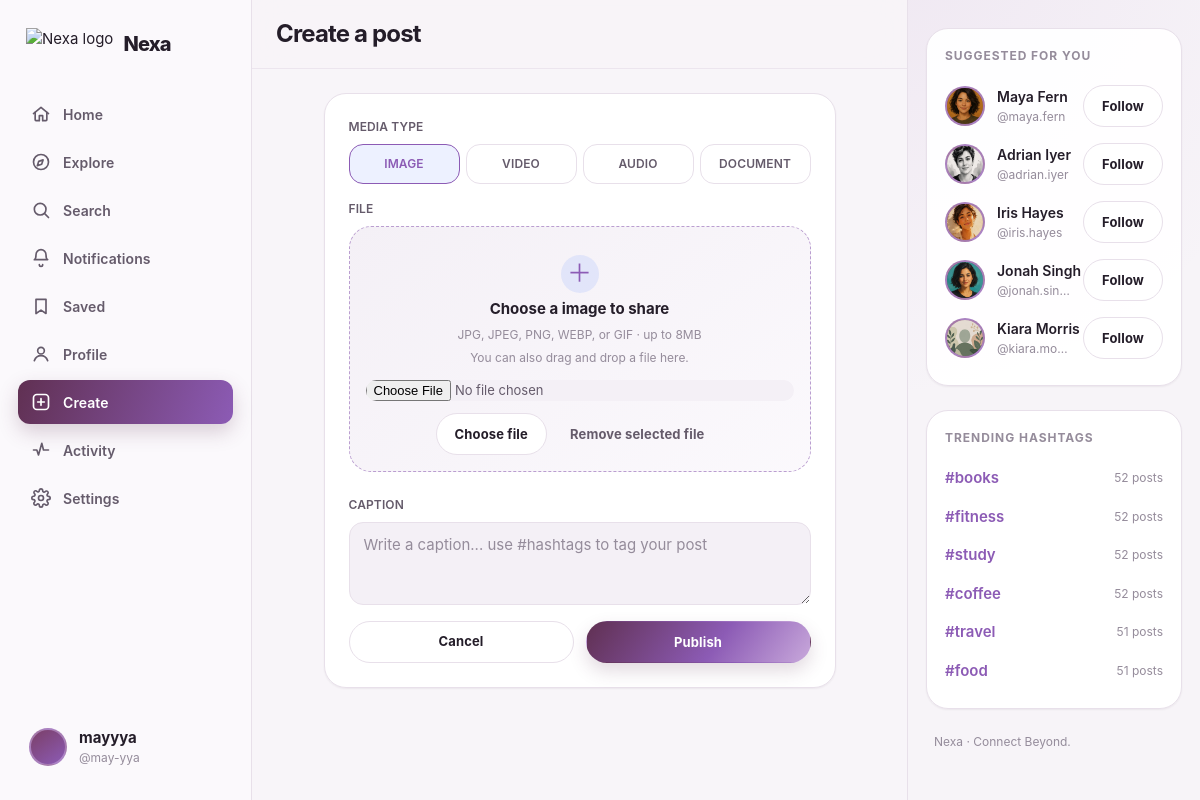
The page /posts/create/ (signed in) on the database its author committed.
### accounts/models.py (models this page shows, shortened)
class Profile(models.Model):
    VISIBILITY_CHOICES = [('public', 'Public'), ('private', 'Private')]
    user = models.OneToOneField(settings.AUTH_USER_MODEL, on_delete=models.CASCADE, related_name='profile')
    display_name = models.CharField(max_length=80, blank=True)
    bio = models.CharField(max_length=200, blank=True)
    avatar = models.ImageField(upload_to='avatars/', blank=True, null=True)
    interests = models.ManyToManyField(Interest, blank=True, related_name='profiles')
    onboarding_step = models.PositiveSmallIntegerField(default=0)
    onboarding_complete = models.BooleanField(default=False)
    theme_preference = models.CharField(
        max_length=10,
        choices=[('light', 'Light'), ('dark', 'Dark'), ('system', 'System')],
        default='system',
    )
    visibility = models.CharField(max_length=10, choices=VISIBILITY_CHOICES, default='public')
    notify_on_like = models.BooleanField(default=True)
    notify_on_comment = models.BooleanField(default=True)
    notify_on_follow = models.BooleanField(default=True)
    created_at = models.DateTimeField(auto_now_add=True)
    updated_at = models.DateTimeField(auto_now=True)
    def get_display_name(self):
        return self.display_name or self.user.username

### posts/models.py (models this page shows, shortened)
class Hashtag(models.Model):
    name = models.CharField(max_length=100, unique=True)
    class Meta:
        ordering = ['name']

### posts/views.py (the view)
# urls.py: path('create/', views.create_post, name='create'),
@login_required
def create_post(request):
    if request.method == 'POST':
        form = PostCreateForm(request.POST, request.FILES)
        if form.is_valid():
            post = form.save(commit=False)
            post.author = request.user
            post.save()
            post.extract_and_set_hashtags()
            messages.success(request, 'Your post has been published.')
            return redirect('posts:detail', pk=post.pk)
    else:
        form = PostCreateForm()
    return render(request, 'posts/create.html', {'form': form})

### templates/posts/create.html (shortened to what this page needs)
{% extends "app_base.html" %}
{% load static %}
{% block shell_content %}
<header class="page-header">
  <h1 class="text-page-title">Create a post</h1>
</header>
<div class="page-content" style="max-width:560px;">
  <form method="post" enctype="multipart/form-data" class="card post-composer" novalidate>
    <div class="field">
      <label>Media type</label>
      <div class="media-type-selector" role="tablist" aria-label="Choose media type">
        {% for value, label in form.media_type.field.choices %}
          <label class="media-type-option {% if form.media_type.value == value or not form.media_type.value and value == 'image' %}active{% endif %}" data-media-type-option="{{ value }}">
            <span>{{ label }}</span>
          </label>
        {% endfor %}
      </div>
    </div>
    <div class="field">
      <label for="id_image">File</label>
      <div class="media-upload-zone js-media-upload-zone" tabindex="0">
        <div class="media-upload-placeholder js-media-placeholder">
          <div class="upload-icon" aria-hidden="true">＋</div>
          <strong class="js-media-prompt">Choose an image to share</strong>
          <span class="field-hint js-media-hint">JPG, JPEG, PNG, WEBP, or GIF · up to 8MB</span>
          <span class="field-hint">You can also drag and drop a file here.</span>
        </div>
        <div class="media-inputs">
          <div class="js-media-input-wrap" data-media-input-wrap="image">{{ form.image }}</div>
        </div>
        <button type="button" class="btn btn-secondary btn-sm js-media-browse">Choose file</button>
        <button type="button" class="btn btn-ghost btn-sm js-media-remove" hidden>Remove selected file</button>
      </div>
    </div>
    {% include "partials/form_field.html" with field=form.caption %}
    <div class="flex gap-3" style="margin-top: var(--space-3);">
      <a href="{% url 'core:home' %}" class="btn btn-secondary btn-block">Cancel</a>
      <button type="submit" class="btn btn-primary btn-block">Publish</button>
    </div>
  </form>
</div>
{% endblock %}

### templates/app_base.html (shortened to what this page needs)
{% extends "base.html" %}
{% load static %}
{% block body %}
{% load static %}
<div class="app-shell">
  <aside class="shell-sidebar">
    <a href="{% url 'core:home' %}" class="brand-mark">
      <img src="{% static 'img/nexa-logo.png' %}" alt="Nexa logo">
      <span>Nexa</span>
    </a>
    <nav class="nav-list">
      <a href="{% url 'core:home' %}" class="nav-item {% if request.resolver_match.url_name == 'home' or request.resolver_match.url_name == 'feed' %}active{% endif %}">
        <svg viewBox="0 0 24 24" fill="none" stroke="currentColor" stroke-width="2" stroke-linecap="round" stroke-linejoin="round"><path d="M3 11.5 12 4l9 7.5"/><path d="M5 10v9a1 1 0 0 0 1 1h4v-6h4v6h4a1 1 0 0 0 1-1v-9"/></svg>
        <span class="nav-label">Home</span>
      </a>
      <a href="{% url 'core:explore' %}" class="nav-item {% if request.resolver_match.url_name == 'explore' %}active{% endif %}">
        <svg viewBox="0 0 24 24" fill="none" stroke="currentColor" stroke-width="2" stroke-linecap="round" stroke-linejoin="round"><circle cx="12" cy="12" r="9"/><path d="m14.5 9.5-1.7 5.2-5.2 1.7 1.7-5.2z"/></svg>
        <span class="nav-label">Explore</span>
      </a>
      <a href="{% url 'core:search' %}" class="nav-item {% if request.resolver_match.url_name == 'search' %}active{% endif %}">
        <svg viewBox="0 0 24 24" fill="none" stroke="currentColor" stroke-width="2" stroke-linecap="round" stroke-linejoin="round"><circle cx="11" cy="11" r="7"/><path d="m21 21-4.3-4.3"/></svg>
        <span class="nav-label">Search</span>
      </a>
      <a href="{% url 'notifications:list' %}" class="nav-item {% if request.resolver_match.url_name == 'list' and request.resolver_match.app_name == 'notifications' %}active{% endif %}">
        <svg viewBox="0 0 24 24" fill="none" stroke="currentColor" stroke-width="2" stroke-linecap="round" stroke-linejoin="round"><path d="M6 8a6 6 0 0 1 12 0c0 5 2 6 2 6H4s2-1 2-6"/><path d="M10 20a2 2 0 0 0 4 0"/></svg>
        <span class="nav-label">Notifications</span>
      </a>
      <a href="{% url 'social:saved_posts' %}" class="nav-item {% if request.resolver_match.url_name == 'saved_posts' %}active{% endif %}">
        <svg viewBox="0 0 24 24" fill="none" stroke="currentColor" stroke-width="2" stroke-linecap="round" stroke-linejoin="round"><path d="M6 4h12v17l-6-4-6 4z"/></svg>
        <span class="nav-label">Saved</span>
      </a>
      <a href="{% url 'accounts:profile' username=request.user.username %}" class="nav-item {% if request.resolver_match.url_name == 'profile' %}active{% endif %}">
        <svg viewBox="0 0 24 24" fill="none" stroke="currentColor" stroke-width="2" stroke-linecap="round" stroke-linejoin="round"><circle cx="12" cy="8" r="4"/><path d="M4 20c1.5-4 5-6 8-6s6.5 2 8 6"/></svg>
        <span class="nav-label">Profile</span>
      </a>
      <a href="{% url 'posts:create' %}" class="nav-item {% if request.resolver_match.url_name == 'create' %}active{% endif %}">
        <svg viewBox="0 0 24 24" fill="none" stroke="currentColor" stroke-width="2" stroke-linecap="round" stroke-linejoin="round"><rect x="3" y="3" width="18" height="18" rx="4"/><path d="M12 8v8M8 12h8"/></svg>
        <span class="nav-label">Create</span>
      </a>
      <a href="{% url 'core:activity' %}" class="nav-item {% if request.resolver_match.url_name == 'activity' %}active{% endif %}">
        <svg viewBox="0 0 24 24" fill="none" stroke="currentColor" stroke-width="2" stroke-linecap="round" stroke-linejoin="round"><path d="M3 12h4l2 6 4-14 2 8h6"/></svg>
        <span class="nav-label">Activity</span>
      </a>
      <a href="{% url 'core:settings' %}" class="nav-item {% if request.resolver_match.url_name == 'settings' %}active{% endif %}">
        <span class="nav-label">Settings</span>
      </a>
    </nav>
    <a href="{% url 'accounts:profile' username=request.user.username %}" class="sidebar-user">
      <div class="avatar">
      </div>
      <div class="user-meta">
        <div class="text-body" style="font-weight:700;">{{ request.user.profile.get_display_name }}</div>
        <div class="text-caption">@{{ request.user.username }}</div>
      </div>
    </a>
  </aside>
  <main class="shell-main">
    {% block shell_content %}{% endblock %}
  </main>
  <aside class="shell-right">
    {% block right_rail %}
      {% include "partials/suggestions.html" %}
    {% endblock %}
  </aside>
</div>
{% endblock %}

### templates/partials/suggestions.html
{% load nexa_extras %}
<div class="card right-card">
  <div class="right-card-title">Suggested for you</div>
  {% suggested_users request.user as suggested %}
  {% if suggested %}
    {% for person in suggested %}
      <div class="suggestion-row">
        <a href="{% url 'accounts:profile' username=person.username %}" class="avatar">
          {% if person.profile.avatar %}<img src="{{ person.profile.avatar.url }}" alt="">{% else %}{{ person.username|slice:":1"|upper }}{% endif %}
        </a>
        <div class="suggestion-meta">
          <a href="{% url 'accounts:profile' username=person.username %}" class="name truncate">{{ person.profile.get_display_name }}</a>
          <div class="handle truncate">@{{ person.username }}</div>
        </div>
        <button class="btn btn-secondary btn-sm js-follow-btn" data-username="{{ person.username }}">Follow</button>
      </div>
    {% endfor %}
  {% else %}
    <p class="text-meta">No suggestions right now — check back soon.</p>
  {% endif %}
</div>
<div class="card right-card">
  <div class="right-card-title">Trending hashtags</div>
  {% trending_hashtags as tags %}
  {% if tags %}
    {% for tag in tags %}
      <a href="{% url 'posts:hashtag' name=tag.name %}" class="flex justify-between items-center" style="padding: 8px 0;">
        <span class="text-body" style="font-weight:600; color: var(--accent-blue);">#{{ tag.name }}</span>
        <span class="text-caption">{{ tag.post_total }} post{{ tag.post_total|pluralize }}</span>
      </a>
    {% endfor %}
  {% else %}
    <p class="text-meta">Hashtags will appear here as Nexa grows.</p>
  {% endif %}
</div>
<p class="text-caption" style="padding: 0 var(--space-2);">Nexa · Connect Beyond.</p>

### rows shown on the page
Hashtag: name "books", post_total "52"
Hashtag: name "fitness", post_total "52"
Hashtag: name "study", post_total "52"
Hashtag: name "coffee", post_total "52"
Hashtag: name "travel", post_total "51"
Hashtag: name "food", post_total "51"

### other values the page prints
{{ request.user.profile.get_display_name }} "mayyya"
{{ request.user.username }} "may-yya"
{{ label }} "IMAGE" "VIDEO" "AUDIO" "DOCUMENT"
{{ field.label }} "CAPTION"
{{ person.profile.get_display_name }} "Maya Fern"
{{ person.username }} "maya.fern"
{{ person.profile.get_display_name }} "Adrian Iyer"
{{ person.username }} "adrian.iyer"
{{ person.profile.get_display_name }} "Iris Hayes"
{{ person.username }} "iris.hayes"
{{ person.profile.get_display_name }} "Jonah Singh"
{{ person.username }} "jonah.sin…"
{{ person.profile.get_display_name }} "Kiara Morris"
{{ person.username }} "kiara.mo…"
